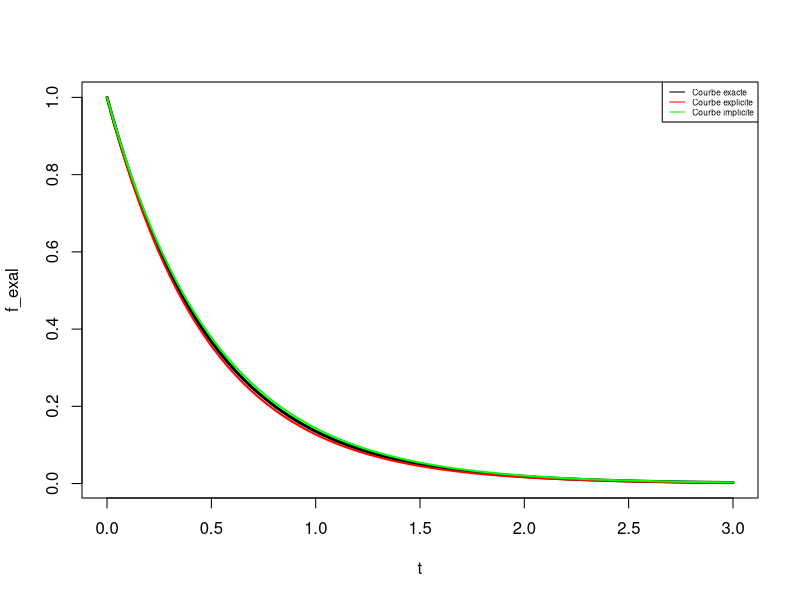

Write R code to recreate this figure.
#LE SCHEMA EXPLICITE D'EULEUR
library(kableExtra)
#Calcul de la fonction f

f = function(t,y){
  return(-2*y)
}

#Calcul de la fonction reelle

f_exa = function(t){
  return(exp(-2*t))
}

#Euleur

f_app = function(y0,t,h){
  y = numeric(length(t))
  y[1] = y0
  for (i in 2:length(t)) {
    y[i] = y[i-1]+h*f(t[i-1],y[i-1])
  }
  return(y)
}

#Des conditions initiales

h = 0.03
Tn = 3
y0 = 1
t=seq(0,3,by=h)

f_appl = f_app(y0,t,h)
f_exal = mapply(f_exa,t = t)
err_g= abs(f_exal - f_appl)/h
result1 = data.frame(temps = t, sol_app1=f_appl, sol_exa=f_exal, err_gh=err_g)
#dev.new()
plot(t,f_exal,type = 'l',lwd=3)
points(t,f_appl,type='l',col='red',lwd=2)

##################################################################
#LE SCHEMA IMPLICITE D'EULEUR

#Euleur


f_app1 = function(y0,t,h){
  y = numeric(length(t))
  y[1] = y0
  
  for (i in 2:length(t)) {
    y[i] <- uniroot( function(yn1) {yn1 - y[i-1] - h * f(t[i],yn1) }, interval = c(-1000, 1000))$root
  }
  
  return(y)
}

f_appl2 = f_app1(y0,t,h)
err_g2= abs(f_exal - f_appl2)/h
result1 = data.frame(result1,f_appl2=f_appl2,err_g2=err_g2)
points(t,f_appl2,type='l',col='green',lwd=2)


col_names=c("ti","y_i_explicite","y(t_i)","Eg_i1/h",'y_i_implicite',"Eg_i2/h")  # ("Pas_i","sum El_i","max Eg_i","Ordre")
resultat_kable <- kable(result1,caption = 'Resultats numeriques obtenus pour un pas h = 0.5 sur [0,4] par les sch\'emas d\'Euler', "html", col.names = NULL,digits=4)%>%
  kable_styling(bootstrap_options = c("striped", "condensed", "bordered"))%>%
  add_header_above(col_names)%>%
  column_spec(1, bold = TRUE)%>%
  row_spec(1:nrow(result1), align = "c")
print(resultat_kable)
legend("topright",legend = c("Courbe exacte","Courbe explicite","Courbe implicite"), col = c("black","red","green"),lty = 1, cex = 0.5)
View(result1)
